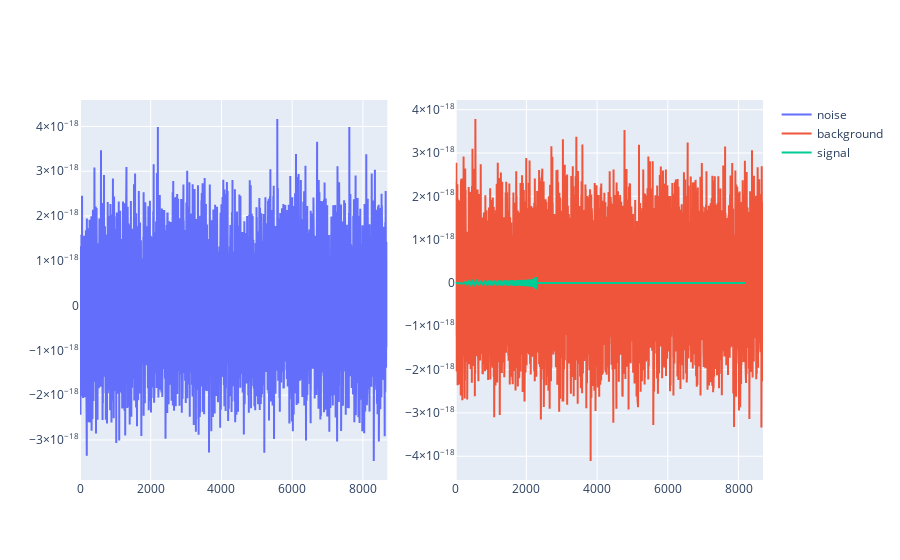

Notebook code cell kept with this figure:
### Markdown cell above
Next let's visualise the two different types of time series that we wish to classify: one that is pure noise vs. one that is composed of noise plus an embedded gravitational wave signal:

### Code cell
import numpy as np
from plotly.subplots import make_subplots
import plotly.graph_objects as go

##########################
# Modificación
##########################
# Acceder al conjunto de datos deseado
datos = datasets['noisy_signals_10_90']
noisy_signals = datos['noisy']
gw_signals = datos['signal']
labels = datos['labels']

# get the index corresponding to the first pure noise time series
background_idx = np.argmin(labels)
# get the index corresponding to the first noise + gravitational wave time series
signal_idx = np.argmax(labels)

ts_noise = noisy_signals[background_idx]
ts_background = noisy_signals[signal_idx]
ts_signal = gw_signals[signal_idx]

fig = make_subplots(rows=1, cols=2)

fig.add_trace(
    go.Scatter(x=list(range(len(ts_noise))), y=ts_noise, mode='lines', name='noise'),
    row=1,
    col=1,
)

fig.add_trace(
    go.Scatter(
        x=list(range(len(ts_background))),
        y=ts_background,
        mode='lines',
        name='background',
    ),
    row=1,
    col=2,
)

fig.add_trace(
    go.Scatter(x=list(range(len(ts_signal))), y=ts_signal, mode='lines', name='signal'),
    row=1,
    col=2,
)
fig.show()

### Figure 1 — Plotly figure (JSON) as saved in the notebook; plotly's stock layout.template omitted (floating-point values rounded to 4 significant figures; data arrays with more than 128 entries replaced by an {"elided": "..."} marker saying what was removed)
{"data": [{"mode": "lines", "name": "noise", "type": "scatter", "x": {"elided": "8692 int values"}, "xaxis": "x", "y": {"elided": "8692 float values"}, "yaxis": "y"}, {"mode": "lines", "name": "background", "type": "scatter", "x": {"elided": "8692 int values"}, "xaxis": "x2", "y": {"elided": "8692 float values"}, "yaxis": "y2"}, {"mode": "lines", "name": "signal", "type": "scatter", "x": {"elided": "8192 int values"}, "xaxis": "x2", "y": {"elided": "8192 float values"}, "yaxis": "y2"}], "layout": {"xaxis": {"anchor": "y", "domain": [0, 0.45]}, "xaxis2": {"anchor": "y2", "domain": [0.55, 1]}, "yaxis": {"anchor": "x", "domain": [0, 1]}, "yaxis2": {"anchor": "x2", "domain": [0, 1]}}}
